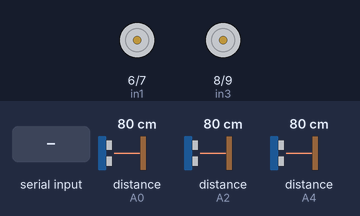
A sketch run on a simulated Arduino Uno, built with avr-gcc and run on an emulated ATmega328P. On the bench: motor-driver pin pairs drawn as motors (green arrow = first pin HIGH = forward, orange = second pin HIGH = backward, longer = more drive, scaled by the enable pin). Wiring (inferred from the names in the program): 3 × ultrasonic range finder: trigger A1, echo A0 / trigger A3, echo A2 / trigger A5, echo A4. Inputs (shaded band) come from the test bench; at power-on: distance to the obstacle (sensors on A0, A2, A4) 80 cm. The echo pulse lasts 58.3 µs per cm; what the sketch prints to the serial monitor is not drawn.

Above: at 1.2 s.
1.3 s: "F" received over the second serial link
At 1.9 s:
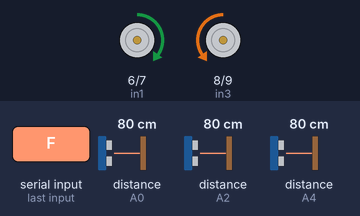
2.8 s: "L" received over the second serial link
At 3.1 s:
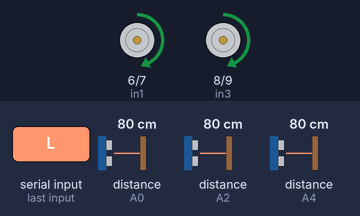
4.3 s: "R" received over the second serial link
At 5.4 s:
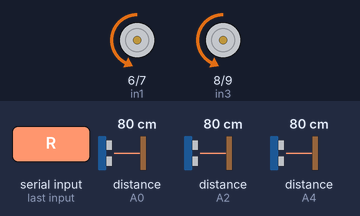
Timing chart, 0 to 7.3 s (numbered marks = the images above; inputs shaded):
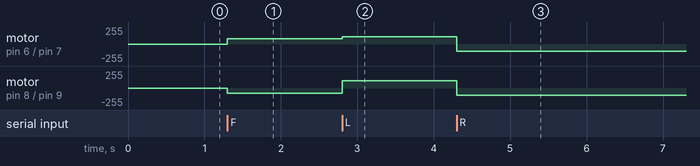

The sketch:

AutonmosCar.ino
```cpp
#include "Observation.h"
#include "Moteur.h"
#include "SoftwareSerial.h"
#include <stdlib.h>
#define BUFFER_SIZE 64//This will prevent buffer overruns.

SoftwareSerial serial_connection(2, 3); //Create a serial connection with TX and RX on these pins

char inData[BUFFER_SIZE]; //This is a character buffer where the data sent by the python script will go.
char inChar=-1; //Initialie the first character as nothing
int count=0; //This is the number of lines sent in from the python script
int i=0; //Arduinos are not the most capable chips in the world so I just create the looping variable once

int Echo_right = A4;
int Trig_right = A5;
int Echo_middle = A0;
int Trig_middle = A1;
int Echo_left = A2;
int Trig_left = A3;
int in1 = 6;
int in2 = 7;
int in3 = 8;
int in4 = 9;
int ENA = 5;
int ENB = 11;
int ABS =100;

Observation observation_R( Echo_right,Trig_right);
Observation observation_M( Echo_middle,Trig_middle);
Observation observation_L( Echo_left,Trig_left);
Moteur moteur(ENA, ENB, ABS, in1, in2, in3, in4);

void setup() {
  // put your setup code here, to run once:
  Serial.begin(9600);
  pinMode(Echo_right, INPUT);
  pinMode(Trig_right, OUTPUT);
  pinMode(Echo_middle, INPUT);
  pinMode(Trig_middle, OUTPUT);
  pinMode(Echo_left, INPUT);
  pinMode(Trig_left, OUTPUT);
  pinMode(in1,OUTPUT);
  pinMode(in2,OUTPUT);
  pinMode(in3,OUTPUT);
  pinMode(in4,OUTPUT);
  pinMode(ENA,OUTPUT);
  pinMode(ENB,OUTPUT);

  serial_connection.begin(9600); //Initialize communications with the bluetooth module
  //serial_connection.println("Ready!!!"); //Send something to just start comms. This will never be seen.
  Serial.println("Started"); //Tell the serial monitor that the sketch has started.

}

void loop() {
  // put your main code here, to run repeatedly:

  //moteur.applyAction(1);
  int distance_R = 0;
  int distance_M = 0;
  int distance_L = 0;
  int n = 4;
  for(int i = 0; i< n;i++)
  {
     distance_R += observation_R.getDistance();
     distance_M += observation_M.getDistance();
     distance_L += observation_L.getDistance();
  }
  distance_R /= n;
  distance_M /= n;
  distance_L /= n;

  distance_R = abs(distance_R);
  distance_M = abs(distance_M);
  distance_L = abs(distance_L);

  //Serial.println(distance_L);

  serial_connection.println(String(distance_L)+","+String(distance_M)+","+String(distance_R));
   byte byte_count=serial_connection.available(); //This gets the number of bytes that were sent by the python script
  do
  {
      byte_count = serial_connection.available();

  }while(byte_count == 0);

  int first_bytes=byte_count; //initialize the number of bytes that we might handle.
  int remaining_bytes=0; //Initialize the bytes that we may have to burn off to prevent a buffer overrun

  if(first_bytes>=BUFFER_SIZE-1) {
      remaining_bytes=byte_count-(BUFFER_SIZE-1); //Reduce the bytes that we plan on handleing to below the buffer size
  }

  for(i=0;i<first_bytes;i++) {
      inChar=serial_connection.read();//Read one byte
      inData[i]=inChar;//Put it into a character string(array)
  }

  inData[i]='\0';


  int act = -1;
  if (String(inData)=="F") {
      count++;
       act = 0;
  } else if (String(inData)=="L") {
      act = 1;
      count++;
  } else if (String(inData) == "R") {
      act = 2;
      count++;
  } else if(String(inData) == "A") {
      act = 4;
      count++;
  }  else {
      Serial.println(inData);
  }
  for(i=0;i<remaining_bytes;i++) {
      inChar=serial_connection.read();
  }

  //Serial.println(count);

  //Serial.println(observation.getDistance());
      // 4 - Apply action
  moteur.applyAction(act);
    // delay(100);

        // 1- Get observation
 // int d = observation.getDistance();


  // 2- send observation to pc
 // observation.sendToPC(d);
  //delay(100);

  //moteur.applyAction(0);
}
```

Moteur.cpp
```cpp
#include "Moteur.h"
#include "Servo.h"
Moteur::Moteur(int _ena,int _enb, int _abs , int pin1, int pin2, int pin3, int pin4){
	_pin1 = pin1;
	_pin2 = pin2;
	_pin3 = pin3;
	_pin4 = pin4;
   ENA = _ena;
   ENB = _enb;
   ABS = _abs;
}
void Moteur::applyAction(int action){
    switch (action) {
      case 0: forward(); break;
      case 1: turnLeft(); break;
      case 2: turnRight(); break;
      case 3: backward(); break;
      case 4: moteurStop(); break;
    }
}

void Moteur::turnLeft(){
	analogWrite(ENA,ABS+10);
 analogWrite(ENB,ABS+10);
  digitalWrite(_pin1,HIGH);
  digitalWrite(_pin2,LOW);
  digitalWrite(_pin3,HIGH);
  digitalWrite(_pin4,LOW);
  delay(200);
}

void Moteur::turnRight(){
 analogWrite(ENA,ABS+10);
 analogWrite(ENB,ABS+10);
  digitalWrite(_pin1,LOW);
  digitalWrite(_pin2,HIGH);
  digitalWrite(_pin3,LOW);
  digitalWrite(_pin4,HIGH);

  delay(200);
}

void Moteur::forward(){
analogWrite(ENA,ABS*0.8);
 analogWrite(ENB,ABS*0.8);
  digitalWrite(_pin1,HIGH);//digital output
  digitalWrite(_pin2,LOW);
  digitalWrite(_pin3,LOW);
  digitalWrite(_pin4,HIGH);
}

void Moteur::backward(){
 analogWrite(ENA,ABS);
 analogWrite(ENB,ABS);
  digitalWrite(_pin1,LOW);
  digitalWrite(_pin2,HIGH);
  digitalWrite(_pin3,HIGH);
  digitalWrite(_pin4,LOW);
}
void Moteur::moteurStop(){
  analogWrite(ENA,0);
  analogWrite(ENB,0);
  digitalWrite(_pin1,LOW);
  digitalWrite(_pin2,LOW);
  digitalWrite(_pin3,LOW);
  digitalWrite(_pin4,LOW);
}
/*void turnLeft2(int _abs, int _delay)
{
  analogWrite(ENA,_abs);
  analogWrite(ENB,_abs);
  digitalWrite(_pin1,HIGH);
  digitalWrite(_pin2,LOW);
  digitalWrite(_pin3,HIGH);
  digitalWrite(_pin4,LOW);
  delay(_delay);
}
void turnRight2(int _abs, int _delay)
{
  analogWrite(ENA,_abs);
  analogWrite(ENB,_abs);
  digitalWrite(_pin1,LOW);
  digitalWrite(_pin2,HIGH);
  digitalWrite(_pin3,LOW);
  digitalWrite(_pin4,HIGH);
  delay(_delay);
}
*/
```

Moteur.h
```cpp
#ifndef MOTEUR_H
#define MOTEUR_H

#include "Arduino.h"
class Moteur{
		private:
      int ENA;
      int ENB;
      int ABS;
			int _pin1;
			int _pin2;
			int _pin3;
			int _pin4;
			void turnLeft();
			void turnRight();
      //void turnLeft2(int _abs, int _delay);
      //void turnRight2(int _abs, int _delay);
			void forward();
			void backward();
      void moteurStop();
		public:
			Moteur (int, int, int,  int pin1, int pin2, int pin3,int pin4);
			void applyAction(int action);
};
#endif
```

Observation.cpp
```cpp
#include "Observation.h"
Observation::Observation(int echo, int trig){
	_echo = echo;
  _trig = trig;
}

int Observation::getDistance() {
	digitalWrite(_trig, LOW);
  delayMicroseconds(2);
  digitalWrite(_trig, HIGH);
  delayMicroseconds(20);
  digitalWrite(_trig, LOW);
  float Fdistance = pulseIn(_echo, HIGH);
  Fdistance= Fdistance/58;
  return (int)Fdistance;
}

void Observation::sendToPC(int d) {

}

int Observation::getAction() {
  return toDigit(Serial.read());
}
```

Observation.h
```cpp
#ifndef OBSERVATION_H
#define OBSERVATION_H

#define toDigit(c) (c-'0')

#include "Arduino.h"
class Observation {
	private:
		int _echo;
    int _trig;
	public:
		Observation(int trig, int echo);
		int getDistance();
    int getAction();
		void sendToPC(int d);
};
#endif
```

Measured:
- after the input at 1.3 s, motor on pin 6 (in1) / pin 7 (in2): stopped → forward 80/255 at once; motor on pin 8 (in3) / pin 9 (in4): stopped → backward 80/255 at once
- after the input at 2.8 s, motor on pin 6 (in1) / pin 7 (in2): forward 80/255 → forward 110/255 at once; motor on pin 8 (in3) / pin 9 (in4): backward 80/255 → forward 110/255 at once
- after the input at 4.3 s, motor on pin 6 (in1) / pin 7 (in2), motor on pin 8 (in3) / pin 9 (in4): forward 110/255 → backward 110/255 at once
